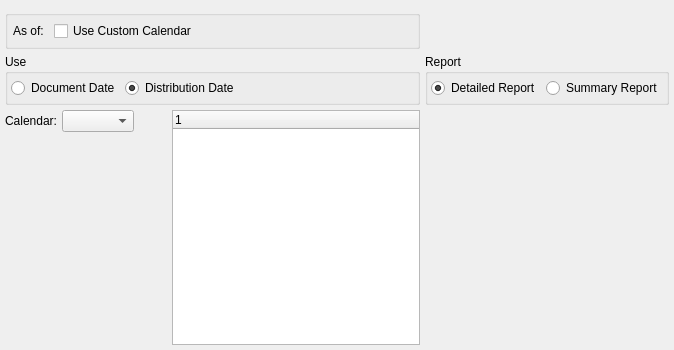
<?xml version="1.0" encoding="UTF-8"?>
<ui version="4.0">
 <comment>This file is part of the xTuple ERP: PostBooks Edition, a free and
open source Enterprise Resource Planning software suite,
Copyright (c) 1999-2019 by OpenMFG LLC, d/b/a xTuple.
It is licensed to you under the Common Public Attribution License
version 1.0, the full text of which (including xTuple-specific Exhibits)
is available at www.xtuple.com/CPAL.  By using this software, you agree
to be bound by its terms.</comment>
 <class>dspTimePhasedOpenARItems</class>
 <widget class="QWidget" name="dspTimePhasedOpenARItems">
  <property name="geometry">
   <rect>
    <x>0</x>
    <y>0</y>
    <width>674</width>
    <height>350</height>
   </rect>
  </property>
  <property name="windowTitle">
   <string>Receivables Aging</string>
  </property>
  <layout class="QGridLayout" name="gridLayout_2">
   <item row="0" column="0">
    <widget class="CustomerSelector" name="_customerSelector"/>
   </item>
   <item row="1" column="0">
    <widget class="QGroupBox" name="_asofGroup">
     <property name="title">
      <string/>
     </property>
     <layout class="QGridLayout" name="gridLayout">
      <item row="0" column="0">
       <widget class="QLabel" name="_asOfLit">
        <property name="text">
         <string>As of:</string>
        </property>
        <property name="buddy">
         <cstring>_asOf</cstring>
        </property>
       </widget>
      </item>
      <item row="0" column="1">
       <widget class="DLineEdit" name="_asOf"/>
      </item>
      <item row="0" column="2">
       <widget class="XCheckBox" name="_custom">
        <property name="text">
         <string>Use Custom Calendar</string>
        </property>
       </widget>
      </item>
      <item row="0" column="3">
       <spacer name="horizontalSpacer">
        <property name="orientation">
         <enum>Qt::Horizontal</enum>
        </property>
        <property name="sizeHint" stdset="0">
         <size>
          <width>0</width>
          <height>20</height>
         </size>
        </property>
       </spacer>
      </item>
     </layout>
    </widget>
   </item>
   <item row="2" column="0">
    <widget class="QGroupBox" name="_useGroup">
     <property name="title">
      <string>Use</string>
     </property>
     <layout class="QHBoxLayout">
      <property name="leftMargin">
       <number>3</number>
      </property>
      <property name="topMargin">
       <number>0</number>
      </property>
      <property name="rightMargin">
       <number>3</number>
      </property>
      <property name="bottomMargin">
       <number>0</number>
      </property>
      <item>
       <widget class="QRadioButton" name="_useDocDate">
        <property name="text">
         <string>Document Date</string>
        </property>
       </widget>
      </item>
      <item>
       <widget class="QRadioButton" name="_useDistDate">
        <property name="text">
         <string>Distribution Date</string>
        </property>
        <property name="checked">
         <bool>true</bool>
        </property>
       </widget>
      </item>
      <item>
       <spacer>
        <property name="orientation">
         <enum>Qt::Horizontal</enum>
        </property>
        <property name="sizeHint" stdset="0">
         <size>
          <width>0</width>
          <height>28</height>
         </size>
        </property>
       </spacer>
      </item>
     </layout>
    </widget>
   </item>
   <item row="2" column="1">
    <widget class="QGroupBox" name="_reptGroup">
     <property name="title">
      <string>Report</string>
     </property>
     <layout class="QHBoxLayout">
      <property name="leftMargin">
       <number>3</number>
      </property>
      <property name="topMargin">
       <number>0</number>
      </property>
      <property name="rightMargin">
       <number>3</number>
      </property>
      <property name="bottomMargin">
       <number>0</number>
      </property>
      <item>
       <widget class="QRadioButton" name="_detailedReport">
        <property name="text">
         <string>Detailed Report</string>
        </property>
        <property name="checked">
         <bool>true</bool>
        </property>
       </widget>
      </item>
      <item>
       <widget class="QRadioButton" name="_summaryReport">
        <property name="text">
         <string>Summary Report</string>
        </property>
       </widget>
      </item>
      <item>
       <spacer>
        <property name="orientation">
         <enum>Qt::Horizontal</enum>
        </property>
        <property name="sizeHint" stdset="0">
         <size>
          <width>0</width>
          <height>28</height>
         </size>
        </property>
       </spacer>
      </item>
     </layout>
    </widget>
   </item>
   <item row="3" column="0">
    <layout class="QHBoxLayout">
     <property name="spacing">
      <number>7</number>
     </property>
     <item>
      <layout class="QVBoxLayout">
       <property name="spacing">
        <number>0</number>
       </property>
       <item>
        <layout class="QHBoxLayout">
         <property name="spacing">
          <number>5</number>
         </property>
         <item>
          <widget class="QLabel" name="_calendarLit">
           <property name="text">
            <string>Calendar:</string>
           </property>
           <property name="alignment">
            <set>Qt::AlignRight|Qt::AlignTrailing|Qt::AlignVCenter</set>
           </property>
          </widget>
         </item>
         <item>
          <widget class="CalendarComboBox" name="_calendar"/>
         </item>
         <item>
          <spacer name="horizontalSpacer_3">
           <property name="orientation">
            <enum>Qt::Horizontal</enum>
           </property>
           <property name="sizeHint" stdset="0">
            <size>
             <width>40</width>
             <height>20</height>
            </size>
           </property>
          </spacer>
         </item>
        </layout>
       </item>
       <item>
        <spacer>
         <property name="orientation">
          <enum>Qt::Vertical</enum>
         </property>
         <property name="sizeType">
          <enum>QSizePolicy::Expanding</enum>
         </property>
         <property name="sizeHint" stdset="0">
          <size>
           <width>20</width>
           <height>0</height>
          </size>
         </property>
        </spacer>
       </item>
      </layout>
     </item>
     <item>
      <widget class="PeriodsListView" name="_periods">
       <property name="sizePolicy">
        <sizepolicy hsizetype="Expanding" vsizetype="Preferred">
         <horstretch>0</horstretch>
         <verstretch>0</verstretch>
        </sizepolicy>
       </property>
       <property name="minimumSize">
        <size>
         <width>0</width>
         <height>120</height>
        </size>
       </property>
      </widget>
     </item>
    </layout>
   </item>
  </layout>
 </widget>
 <layoutdefault spacing="5" margin="5"/>
 <customwidgets>
  <customwidget>
   <class>CalendarComboBox</class>
   <extends>XComboBox</extends>
   <header>calendarTools.h</header>
  </customwidget>
  <customwidget>
   <class>CustomerSelector</class>
   <extends>QWidget</extends>
   <header>customerselector.h</header>
  </customwidget>
  <customwidget>
   <class>DLineEdit</class>
   <extends>QWidget</extends>
   <header>datecluster.h</header>
   <container>1</container>
  </customwidget>
  <customwidget>
   <class>PeriodsListView</class>
   <extends>XTreeWidget</extends>
   <header>calendarTools.h</header>
  </customwidget>
  <customwidget>
   <class>XCheckBox</class>
   <extends>QCheckBox</extends>
   <header>xcheckbox.h</header>
  </customwidget>
  <customwidget>
   <class>XComboBox</class>
   <extends>QComboBox</extends>
   <header>xcombobox.h</header>
  </customwidget>
  <customwidget>
   <class>XTreeWidget</class>
   <extends>QTreeWidget</extends>
   <header>xtreewidget.h</header>
   <container>1</container>
  </customwidget>
 </customwidgets>
 <tabstops>
  <tabstop>_asOf</tabstop>
  <tabstop>_custom</tabstop>
  <tabstop>_periods</tabstop>
 </tabstops>
 <resources/>
 <connections>
  <connection>
   <sender>_calendar</sender>
   <signal>newCalendarId(int)</signal>
   <receiver>_periods</receiver>
   <slot>populate(int)</slot>
   <hints>
    <hint type="sourcelabel">
     <x>154</x>
     <y>187</y>
    </hint>
    <hint type="destinationlabel">
     <x>590</x>
     <y>271</y>
    </hint>
   </hints>
  </connection>
  <connection>
   <sender>_calendar</sender>
   <signal>select(ParameterList&amp;)</signal>
   <receiver>_periods</receiver>
   <slot>load(ParameterList&amp;)</slot>
   <hints>
    <hint type="sourcelabel">
     <x>154</x>
     <y>187</y>
    </hint>
    <hint type="destinationlabel">
     <x>590</x>
     <y>271</y>
    </hint>
   </hints>
  </connection>
 </connections>
</ui>
